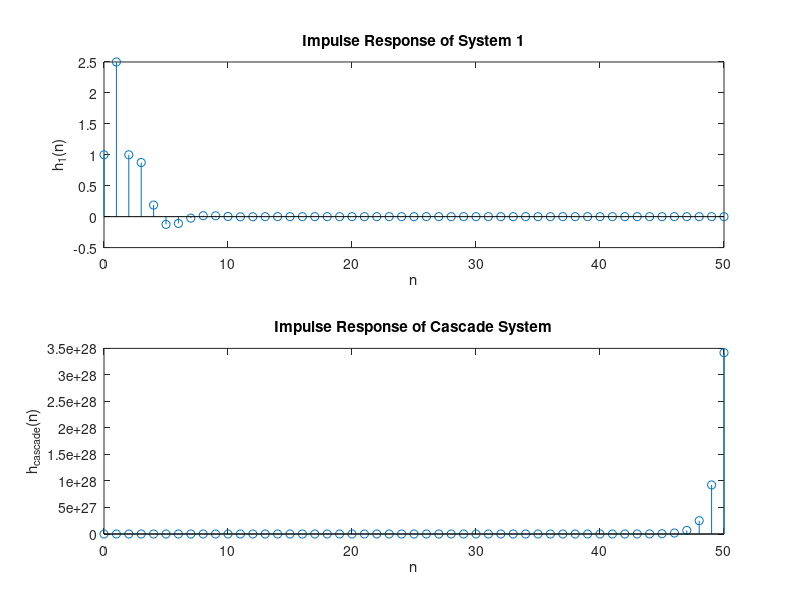

MATLAB code to generate this figure:
clf;
% Define the coefficients
num1 = [1 2 0 1];      num2 = [1 0 -3];
den1 = [1 -0.5 0.25];  den2 = [1 -15/4 0 3/4];

n = 0:50;
impulse = [1, zeros(1, length(n)-1)];
h1 = filter(num1, den1, impulse);
h2 = filter(num2, den2, impulse);
h_cascade = conv(h1, h2);

% Plot the impulse responses
subplot(2, 1, 1);
stem(n, h1);
xlabel('n');
ylabel('h_1(n)');
title('Impulse Response of System 1');
subplot(2, 1, 2);
stem(n, h_cascade(1:length(n)));
xlabel('n');
ylabel('h_{cascade}(n)');
title('Impulse Response of Cascade System');

% Check stability
if all(abs(roots(den1)) < 1)
disp('System 1 is stable.');
else
disp('System 1 is unstable.');
end
if all(abs(roots(conv(den1, den2))) < 1)
disp('Cascade System is stable.');
else
disp('Cascade System is unstable.');
end
